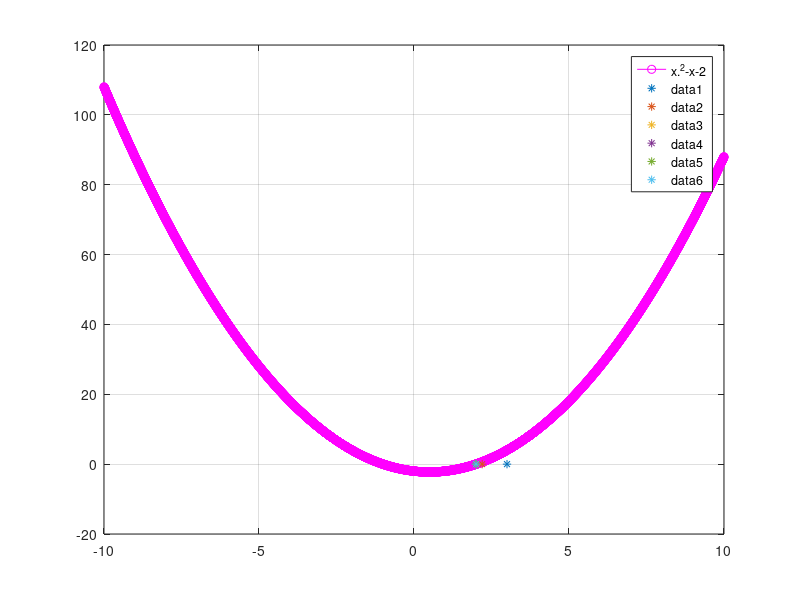

Source code (MATLAB):
%
%clf,fplot('x.^3+10*x.^2-2*sin(x)-50',[-12, 5])
clf,fplot('x.^2-x-2',[-10, 10], 'm-o' )

hold on,grid
x0=input(' x0= x0 can be 1000 or -300 ');e=1;
while e>0.00001
   f= x0.^2-x0-2; % solve f(x0)
   g= 2.*x0 - 1; % solve derivative g(x0)
   xx=x0-f/g; % tangent method formula
   e=abs(xx-x0);x0=xx % precise control and set new value to x0
   plot(x0,0,'*'), pause(1) %darw new point in x axis
   set(gcf,'color','w')                                % set back ground white
end
